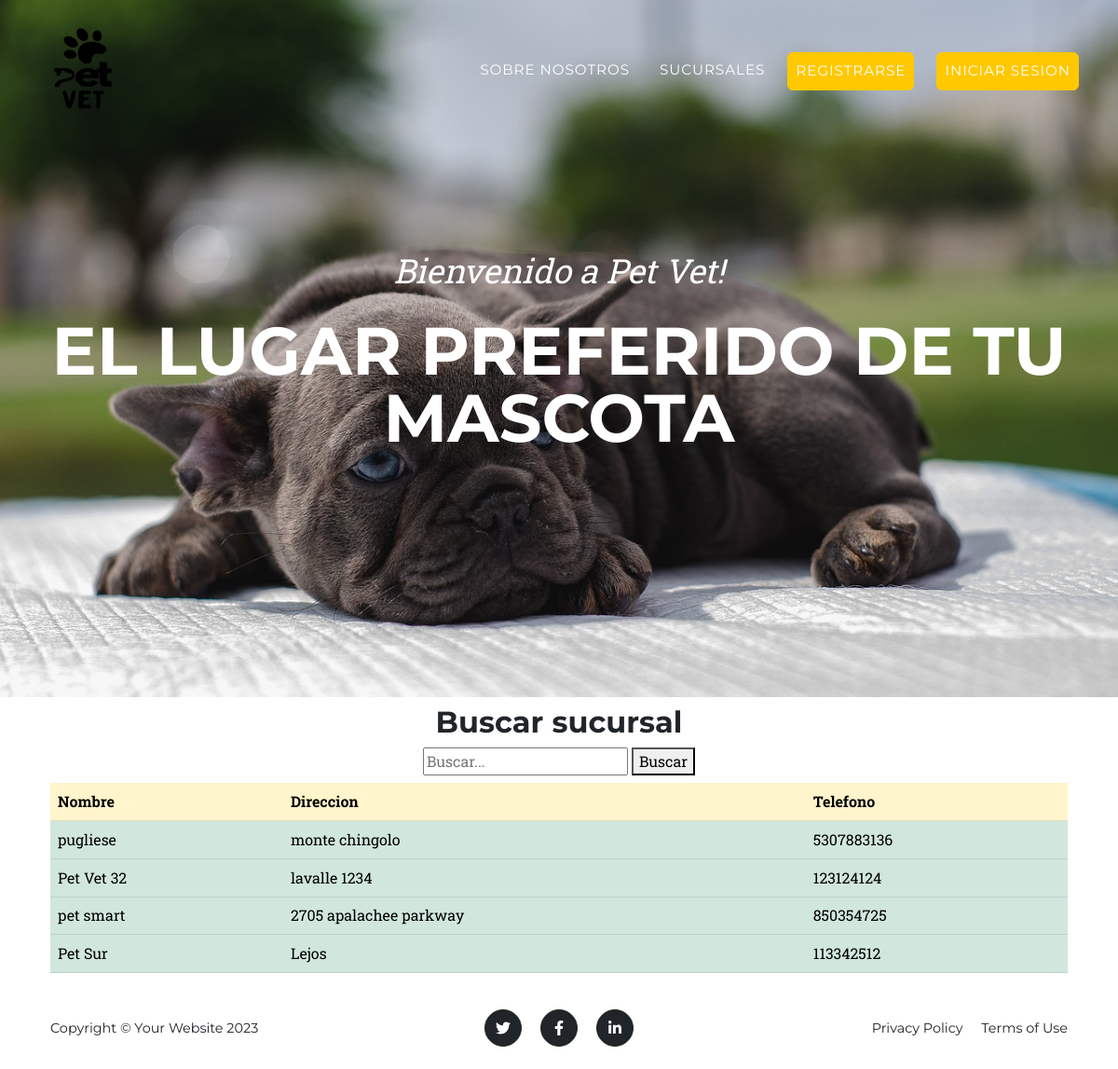
The app's page /sucursal/, older data.
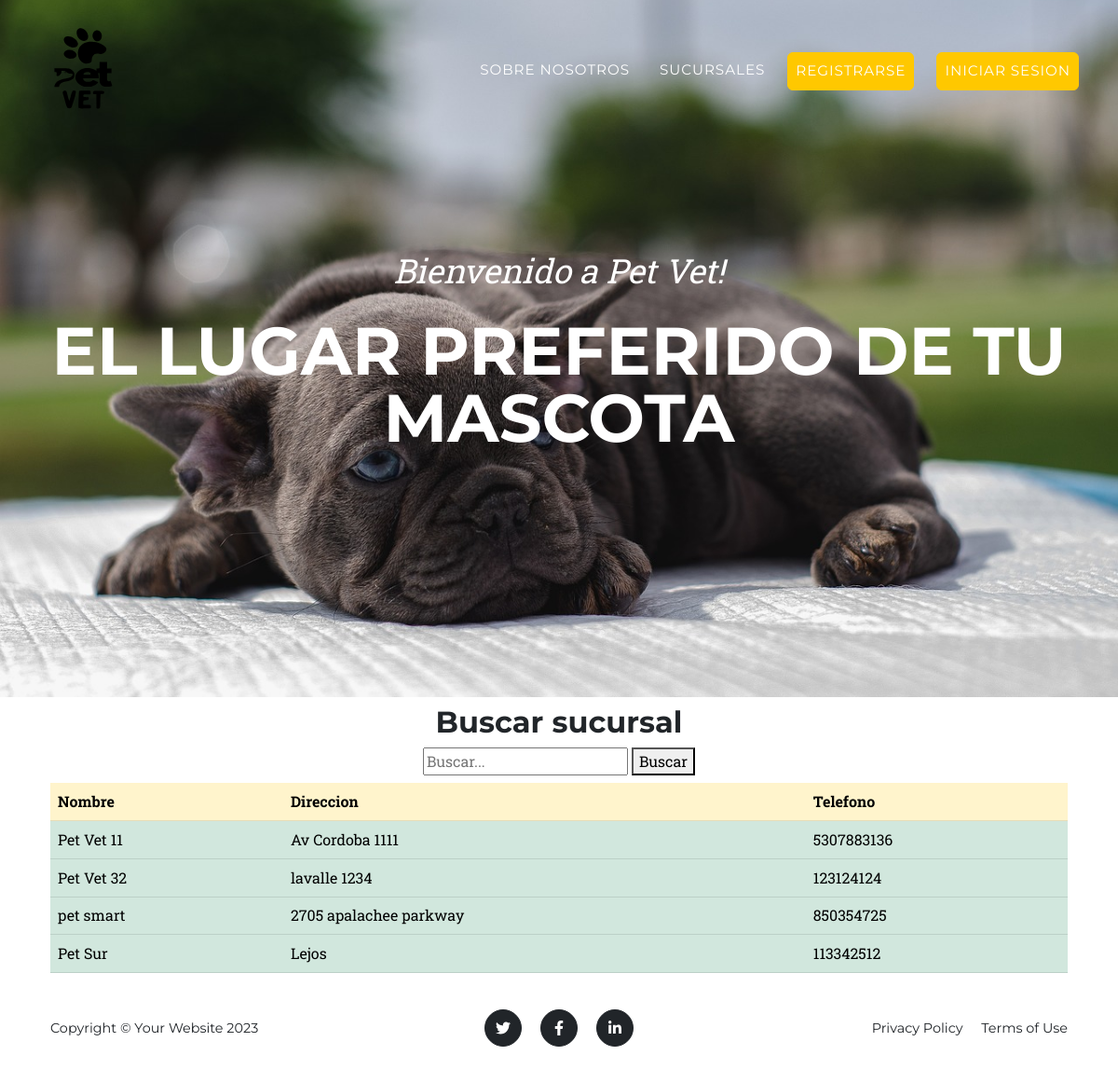
The same page, newer data.
### app_vete/models.py (models this page shows, shortened)
class Sucursal(models.Model):
    nombre = models.CharField(max_length=100)
    direccion = models.CharField(max_length=255)
    telefono = models.CharField(max_length=20)

### app_vete/views.py (the view)
# urls.py: path('sucursal/', views.sucursal, name = "sucursal"),
def sucursal(request):
    query = request.GET.get('q')
    if query:
        sucursales = Sucursal.objects.filter(Q(nombre__icontains=query) | Q(direccion__icontains=query) | Q(telefono__icontains=query))
    else:
        sucursales = Sucursal.objects.all()
    return render(request,"app_vete/sucursal.html", {"sucursales": sucursales})

### app_vete/templates/app_vete/sucursal.html (shortened to what this page needs)
{% extends "app_vete/base.html" %}
{% load static %}
{% block content %}
<div class ="container">
  <h2 class="text-center mt-2" id="sucursal">Buscar sucursal</h2>
  <div class="d-flex flex-column align-items-center mb-2">
      <form action="" method="GET">
          <input type="text" name="q" placeholder="Buscar..." required>
          <button type="submit">Buscar</button>
      </form>
  </div>
<div class ="container">
    <table class="table">
        <thead>
          <tr table class="table-primary">
            <th scope="col">Nombre</th>
            <th scope="col">Direccion</th>
            <th scope="col">Telefono</th>
          </tr>
        </thead>
        <tbody>
            {% for sucursales in sucursales %}
          <tr table class="table-success">
            <td>{{ sucursales.nombre }}</td>
            <td>{{ sucursales.direccion }}</td>
            <td>{{ sucursales.telefono }}</td>
          </tr>
          <tr>
            {% endfor %}
        </tbody>
      </table>
</div>
{% endblock %}

Row changes from the older to the newer data that the page shows:
changed Sucursal: nombre "pugliese" → "Pet Vet 11"; direccion "monte chingolo" → "Av Cordoba 1111"
